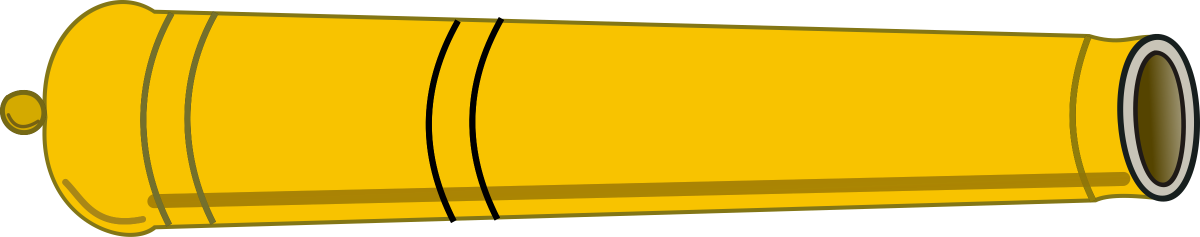
#> input picture gun.png, 2400 x 474 px, found by its file name (shown at 1/2 size)
$ python 'сжатие картинки.py'
#> lines starting #> are read from the running program, lines starting #| are printed output that depends on the picture
from PIL import Image
image_path = "C:\\Users\\chels\\Desktop\\Прак срак\\gun.png"

img = Image.open(image_path)
#> img is the input picture: PIL image 2400x474 RGBA; mean R, G, B, A 176.8, 140.4, 4.4, 199.6
# изменяем размер
new_image = img.resize((240, 48))
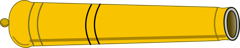
#> new_image: PIL image 240x48 RGBA; mean R, G, B, A 179.6, 143.1, 5.1, 199.6; transparent parts drawn white
new_image.show()
# сохранение картинки
new_image.save("C:\\Users\\chels\\Desktop\\Прак срак\\gun3.png")
